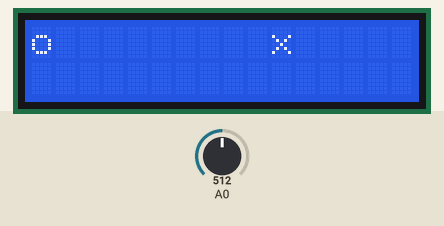
The sketch below on a simulated Arduino Uno, built with avr-gcc and run on an emulated ATmega328P. On the bench: 16×2 character LCD. The inputs (shaded band) are chosen by the test bench; at power-on: A0 = 512.

Above: at 1.3 s.
1.4 s: A0 set to 395
At 3.0 s:
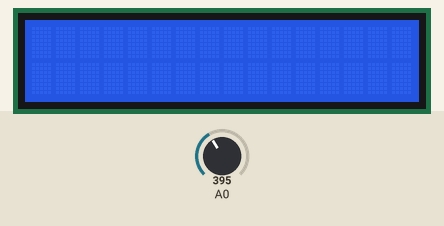
3.2 s: A0 set to 372
At 3.35 s:
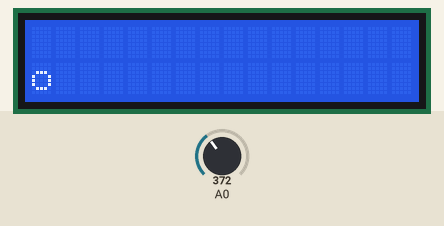
5.3 s: A0 set to 212
6.8 s: A0 set to 179
At 7.3 s:
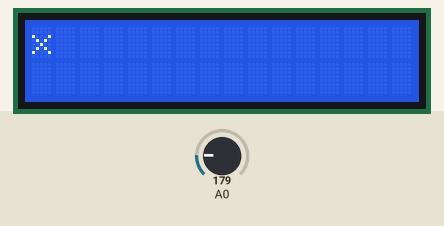
9.8 s: A0 set to 52
12.8 s: A0 set to 47
At 13.15 s:
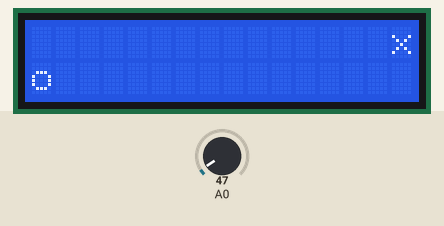

Measured:
- the behaviour switches between 380 and 379 on A0 (found by bisection; images 1 and 2)
- the behaviour switches between 195 and 194 on A0 (found by bisection; images 2 and 3)
- the behaviour switches between 50 and 49 on A0 (found by bisection; images 3 and 4)
- after the input at 6.8 s, the display: first changes at once (image 3 shows a later state)
- what the display in image 3 shows lasts 0.5 s, from 6.9 s to 7.4 s

The sketch:

clase_4_traffic_rush.ino
```cpp
/* YourDuino.com Example Software Sketch
 TEST LCD Display with Pushbuttons
 Based on code by Mark Bramwell and debouncing by peterstrobl
 terry@yourduino.com */

/*-----( Import needed libraries )-----*/
#include <LiquidCrystal.h>

/*-----( Declare objects )-----*/
LiquidCrystal lcd(8, 9, 4, 5, 6, 7);  //These are the pins used on this shield

/*-----( Declare Constants )-----*/
#define btnRIGHT 0
#define btnUP 1
#define btnDOWN 2
#define btnLEFT 3
#define btnSELECT 4
#define btnNONE 5

/*-----( Declare Variables )-----*/
int lcd_key = 0;
int adc_key_in = 0;
int adc_key_prev = 0;
int pos_chr = 1;
int pos_enemy_x = 16;
int pos_enemy_y = 0;
char chr = 'o';
char enemy = 'x';
long tick_speed = 100;
long prev_time = 0;
int enemy_number = 0;
int rng = 0;
int arr_pos_enemy[5]; //


void setup() /*----( SETUP: RUNS ONCE )----*/
{
  lcd.begin(16, 2);  // start the lcd object 2x16
  delay(20);
  lcd.setCursor(2, 0); // x=2 y=0
  lcd.print("TRAFFIC RUSH");
  lcd.setCursor(0, 1);
  lcd.print("Press any button"); //
  delay(20);

} /*--(end setup )---*/

void loop() /*----( LOOP: RUNS CONSTANTLY )----*/
{
  lcd_key = read_LCD_buttons();
  if (lcd_key != btnNONE) {
    resetLCD();
    delay(400);
    change_pos();
    while (true) {
      lcd_key = read_LCD_buttons();  // read the buttons
      if (lcd_key == btnUP) {
        if (pos_chr) {
          change_pos();
        }
      } else if (lcd_key == btnDOWN) {
        if (!pos_chr) {
          change_pos();
        }
      }
      enemy_movement();
      if (pos_enemy_x == 0) {
        if (pos_chr == pos_enemy_y) {
          break;
        }
      }
    }
    delay(500);
    game_over();
  }

} /* --(end main loop )-- */

/*-----( Declare User-written Functions )-----*/
void game_over() {
  resetLCD();
  lcd.setCursor(3, 0);
  lcd.print("GAME  OVER");
  lcd.setCursor(0, 1);
  lcd.print("Press any button");
}

void enemy_movement() {
  if (millis() - prev_time > tick_speed) {
    rng = prev_time % 2;
    if (!enemy_number) {
      lcd.setCursor(16, rng);
      lcd.print(enemy);
      pos_enemy_x = 16;
      pos_enemy_y = rng;
      enemy_number = 1;
    } else {
      lcd.setCursor(pos_enemy_x, pos_enemy_y);
      lcd.print(" ");
      if (pos_enemy_x != 0) {
        pos_enemy_x -= 1;
        lcd.setCursor(pos_enemy_x, pos_enemy_y);
        lcd.print(enemy);
      } else {
        enemy_number = 0;
      }
    }
    prev_time = millis();
  }
}

void change_pos() {
  lcd.setCursor(0, pos_chr);
  lcd.print(" ");
  pos_chr = !pos_chr;
  lcd.setCursor(0, pos_chr);
  lcd.print(chr);
  delay(100);
}
void resetLCD() {
  lcd.setCursor(0, 0);
  lcd.print("                ");
  lcd.setCursor(0, 1);
  lcd.print("                ");
}

int read_LCD_buttons() {
  adc_key_in = analogRead(0);            // read the value from the sensor
  delay(10);                             //switch debounce delay. Increase this delay if incorrect switch selections are returned.
  int k = (analogRead(0) - adc_key_in);  //gives the button a slight range to allow for a little contact resistance noise
  if (5 < abs(k)) return btnNONE;        // double checks the keypress. If the two readings are not equal +/-k value after debounce delay, it tries again.
  // my buttons when read are centered at these valies: 0, 144, 329, 504, 741
  // we add approx 50 to those values and check to see if we are close
  if (adc_key_in > 1000) return btnNONE;  // We make this the 1st option for speed reasons since it will be the most likely result
  if (adc_key_in < 50) return btnRIGHT;
  if (adc_key_in < 195) return btnUP;
  if (adc_key_in < 380) return btnDOWN;
  if (adc_key_in < 555) return btnLEFT;
  if (adc_key_in < 790) return btnSELECT;
  return btnNONE;  // when all others fail, return this...
}
```
